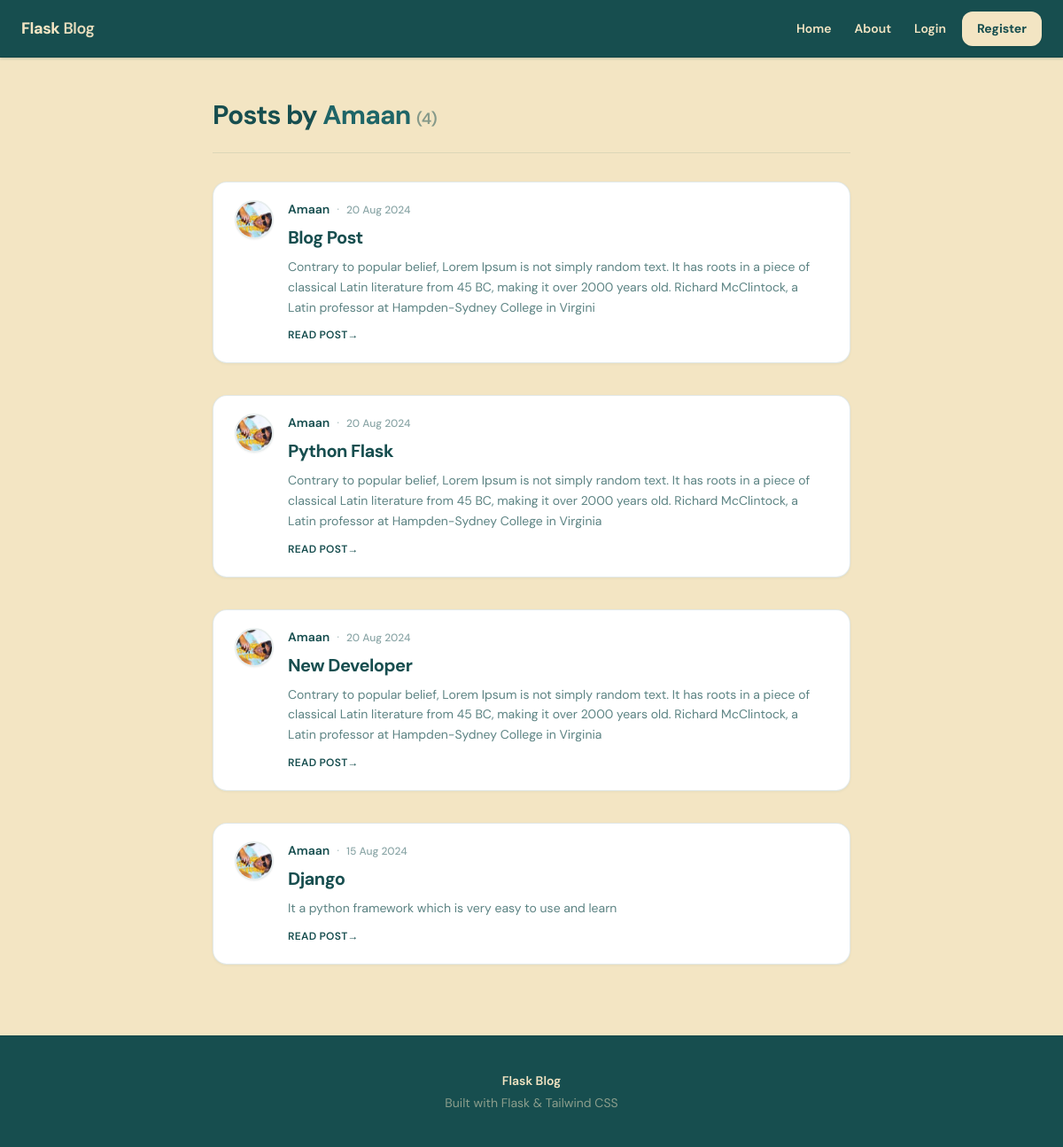
The app's page /user/Amaan , older data.
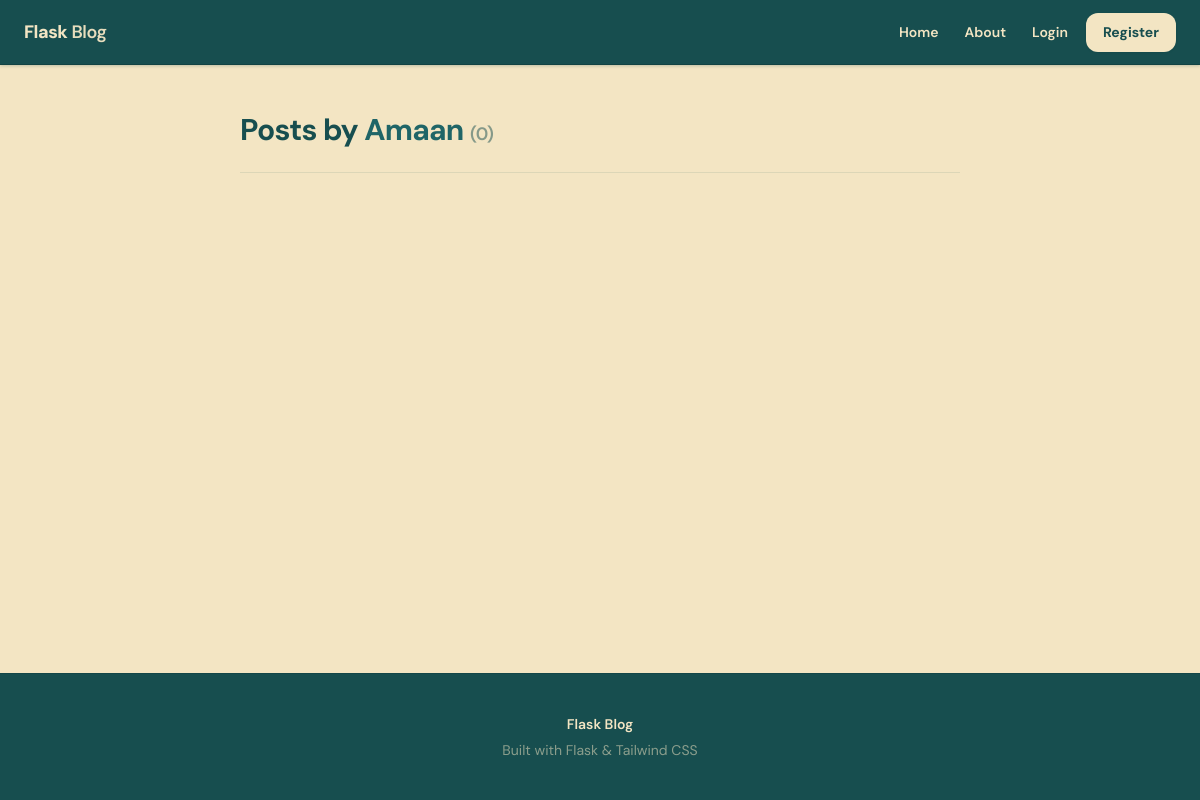
The same page, newer data.
### flaskblog/models.py (models this page shows, shortened)
class User(db.Model, UserMixin):
    id = db.Column(db.Integer, primary_key=True)
    username = db.Column(db.String(20), unique=True, nullable=False)
    email = db.Column(db.String(120), unique=True, nullable=False)
    image_file = db.Column(db.String(20), nullable=False, default='default.jpg')
    password = db.Column(db.String(60), nullable=False)
    posts = db.relationship('Post', backref='author', lazy=True)

class Post(db.Model):
    id = db.Column(db.Integer, primary_key=True)
    title = db.Column(db.String(100), nullable=False)
    date_posted = db.Column(db.DateTime, nullable=False, default=datetime.utcnow)
    content = db.Column(db.Text, nullable=False)
    user_id = db.Column(db.Integer, db.ForeignKey('user.id'), nullable=False)

### flaskblog/user/routes.py (the view)
@users.route("/user/<string:username>")
def user_posts(username):
    page = request.args.get('page', 1, type=int)
    user = User.query.filter_by(username=username).first_or_404()
    posts = Post.query.filter_by(author=user)\
        .order_by(Post.date_posted.desc())\
        .paginate(page=page, per_page=5)
    return render_template('user_posts.html', posts=posts, user=user)

### flaskblog/templates/user_posts.html (shortened to what this page needs)
{% extends "layout.html" %}
{% block content %}
	<header class="mb-8 border-b border-forest/10 pb-6">
		<h1 class="text-2xl font-bold tracking-tight text-forest sm:text-3xl">
			Posts by <span class="text-forest-light">{{ user.username }}</span>
			<span class="text-lg font-semibold text-forest/50">({{ posts.total }})</span>
		</h1>
	</header>
	<div class="flex flex-col gap-5">
		{% for post in posts.items %}
			<article class="overflow-hidden rounded-2xl border border-forest/10 bg-white p-5 shadow-sm ring-1 ring-black/[0.03] transition hover:border-forest/20 hover:shadow-md sm:p-6">
				<div class="flex gap-4">
					<a href="{{ url_for('users.user_posts', username=post.author.username) }}" class="shrink-0 self-start">
						<img class="h-11 w-11 rounded-full border-2 border-forest/10 object-cover shadow-sm" src="{{ url_for('static', filename='profile_pics/' + post.author.image_file) }}" alt="">
					</a>
					<div class="min-w-0 flex-1">
						<div class="flex flex-wrap items-baseline gap-x-2 gap-y-0.5 text-sm">
							<a class="font-semibold text-forest hover:text-forest-light hover:underline" href="{{ url_for('users.user_posts', username=post.author.username) }}">{{ post.author.username }}</a>
							<span class="text-forest/35" aria-hidden="true">·</span>
							<time class="text-xs font-medium tabular-nums text-forest/50">{{ post.date_posted.strftime('%d %b %Y') }}</time>
						</div>
						<h2 class="mt-2 text-lg font-bold leading-snug tracking-tight text-forest sm:text-xl">
							<a class="hover:text-forest-light" href="{{ url_for('posts.post', post_id=post.id) }}">{{ post.title }}</a>
						</h2>
						<p class="mt-2 line-clamp-4 text-sm leading-relaxed text-forest/70">{{ post.content }}</p>
						<a href="{{ url_for('posts.post', post_id=post.id) }}" class="mt-3 inline-flex text-xs font-semibold uppercase tracking-wide text-forest hover:text-forest-light">Read post <span aria-hidden="true">→</span></a>
					</div>
				</div>
			</article>
		{% endfor %}
	</div>
{% endblock content %}

### flaskblog/templates/layout.html (shortened to what this page needs)
<!DOCTYPE html>
<html lang="en" class="h-full">
<head>
	<link href="https://cdnjs.cloudflare.com/ajax/libs/font-awesome/6.5.1/css/all.min.css" rel="stylesheet">
	<link rel="stylesheet" type="text/css" href="{{ url_for('static', filename='main.css') }}?v={{ config.ASSET_VERSION }}">
</head>
<body class="fb-ui flex min-h-screen flex-col bg-[#F3E5C3]">
	<header class="app-header fixed inset-x-0 top-0 z-50">
		<div class="max-w-7xl mx-auto px-4 md:px-6 flex items-center justify-between h-16">
			<a href="{{ url_for('main.home') }}" class="app-header-brand text-base tracking-tight sm:text-lg">
				<span>Flask</span><span class="ml-1 font-semibold opacity-95">Blog</span>
			</a>
			<nav class="hidden items-center gap-0.5 md:flex" aria-label="Main">
				<a href="{{ url_for('main.home') }}" class="app-header-link">Home</a>
				<a href="{{ url_for('main.about') }}" class="app-header-link">About</a>
				{% if current_user.is_authenticated %}
					<a href="{{ url_for('posts.new_post') }}" class="app-header-link">New Post</a>
					<a href="{{ url_for('users.account') }}" class="app-header-link">Account</a>
					<a href="{{ url_for('users.logout') }}" class="app-header-link">Logout</a>
				{% else %}
					<a href="{{ url_for('users.login') }}" class="app-header-link">Login</a>
					<a href="{{ url_for('users.register') }}" class="app-header-cta">Register</a>
				{% endif %}
			</nav>
		</div>
	</header>
	<main class="fb-main mx-auto w-full max-w-7xl flex-1 px-4 pb-16 pt-24 sm:px-6 sm:pt-28 animate-fade-in bg-transparent">
		{% block content %}{% endblock %}
	</main>
	<footer class="fb-footer mt-auto border-t border-forest/15 bg-forest py-10 text-center text-sm text-vanilla/85">
		<p class="font-semibold text-vanilla">Flask Blog</p>
		<p class="fb-muted mt-1 text-vanilla/70">Built with Flask &amp; Tailwind CSS</p>
	</footer>
</body>
</html>

### flaskblog/static/main.css (style rules this page uses)
html, :host { line-height: 1.5; -webkit-text-size-adjust: 100%; -moz-tab-size: 4; -o-tab-size: 4; tab-size: 4; font-family: DM Sans, ui-sans-serif, system-ui, sans-serif; font-feature-settings: normal; font-variation-settings: normal; -webkit-tap-highlight-color: transparent; }
body { margin: 0; line-height: inherit; }
h1, h2, h3, h4, h5, h6 { font-size: inherit; font-weight: inherit; }
a { color: inherit; text-decoration: inherit; }
blockquote, dl, dd, h1, h2, h3, h4, h5, h6, hr, figure, p, pre { margin: 0; }
html { scroll-behavior: smooth; }
body { font-family: DM Sans, ui-sans-serif, system-ui, sans-serif; --tw-text-opacity: 1; color: rgb(23 78 79 / var(--tw-text-opacity, 1)); -webkit-font-smoothing: antialiased; -moz-osx-font-smoothing: grayscale; }
.fixed { position: fixed; }
.inset-x-0 { left: 0px; right: 0px; }
.top-0 { top: 0px; }
.z-50 { z-index: 50; }
.mx-auto { margin-left: auto; margin-right: auto; }
.mb-8 { margin-bottom: 2rem; }
.ml-1 { margin-left: 0.25rem; }
.mt-1 { margin-top: 0.25rem; }
.mt-auto { margin-top: auto; }
.flex { display: flex; }
.hidden { display: none; }
.h-full { height: 100%; }
.h-16 { height: 4rem; }
.min-h-screen { min-height: 100vh; }
.w-full { width: 100%; }
.max-w-7xl { max-width: 80rem; }
.flex-1 { flex: 1 1 0%; }
.animate-fade-in { animation: fadeIn 0.5s ease-out; }
.flex-col { flex-direction: column; }
.items-center { align-items: center; }
.justify-between { justify-content: space-between; }
.gap-0\.5 { gap: 0.125rem; }
.border-b { border-bottom-width: 1px; }
.border-t { border-top-width: 1px; }
.border-forest\/10 { border-color: rgb(23 78 79 / 0.1); }
.border-forest\/15 { border-color: rgb(23 78 79 / 0.15); }
.bg-forest { --tw-bg-opacity: 1; background-color: rgb(23 78 79 / var(--tw-bg-opacity, 1)); }
.bg-transparent { background-color: transparent; }
.bg-\[\#F3E5C3\] { --tw-bg-opacity: 1; background-color: rgb(243 229 195 / var(--tw-bg-opacity, 1)); }
.px-4 { padding-left: 1rem; padding-right: 1rem; }
.py-10 { padding-top: 2.5rem; padding-bottom: 2.5rem; }
.pb-16 { padding-bottom: 4rem; }
.pb-6 { padding-bottom: 1.5rem; }
.pt-24 { padding-top: 6rem; }
.text-center { text-align: center; }
.text-2xl { font-size: 1.5rem; line-height: 2rem; }
.text-base { font-size: 1rem; line-height: 1.5rem; }
.text-lg { font-size: 1.125rem; line-height: 1.75rem; }
.text-sm { font-size: 0.875rem; line-height: 1.25rem; }
.font-bold { font-weight: 700; }
.font-semibold { font-weight: 600; }
.tracking-tight { letter-spacing: -0.025em; }
.text-forest { --tw-text-opacity: 1; color: rgb(23 78 79 / var(--tw-text-opacity, 1)); }
.text-forest-light { --tw-text-opacity: 1; color: rgb(31 101 103 / var(--tw-text-opacity, 1)); }
.text-forest\/50 { color: rgb(23 78 79 / 0.5); }
.text-vanilla { --tw-text-opacity: 1; color: rgb(243 229 195 / var(--tw-text-opacity, 1)); }
.text-vanilla\/70 { color: rgb(243 229 195 / 0.7); }
.text-vanilla\/85 { color: rgb(243 229 195 / 0.85); }
.opacity-95 { opacity: 0.95; }
.app-header { background-color: #174e4f; color: #f3e5c3; border-bottom: 1px solid rgba(15, 56, 57, 0.5); box-shadow: 0 1px 3px rgba(23, 78, 79, 0.25); }
.app-header a { text-decoration: none; }
.app-header-brand { color: #f3e5c3; font-weight: 800; }
.app-header-link { display: inline-flex; align-items: center; border-radius: 0.5rem; padding: 0.5rem 0.75rem; font-size: 0.875rem; font-weight: 600; color: #f3e5c3; transition: background-color 0.15s ease, color 0.15s ease; }
.app-header-cta { display: inline-flex; align-items: center; justify-content: center; margin-left: 0.25rem; border-radius: 0.75rem; padding: 0.5rem 1rem; font-size: 0.875rem; font-weight: 700; color: #174e4f !important; background-color: #f3e5c3; border: 1px solid rgba(243, 229, 195, 0.95); box-shadow: 0 1px 2px rgba(15, 56, 57, 0.15); transition: background-color 0.15s ease, color 0.15s ease; }
@media (min-width: 640px) { .sm\:px-6 { padding-left: 1.5rem; padding-right: 1.5rem; } }
@media (min-width: 640px) { .sm\:pt-28 { padding-top: 7rem; } }
@media (min-width: 640px) { .sm\:text-3xl { font-size: 1.875rem; line-height: 2.25rem; } }
@media (min-width: 640px) { .sm\:text-lg { font-size: 1.125rem; line-height: 1.75rem; } }
@media (min-width: 768px) { .md\:flex { display: flex; } }
@media (min-width: 768px) { .md\:px-6 { padding-left: 1.5rem; padding-right: 1.5rem; } }

Row changes from the older to the newer data that the page shows:
removed Post: image_file (picture), author.username "Amaan", date_posted "20 Aug 2024", title "Blog Post", content "Contrary to popular belief, Lorem Ipsum is not simply random text. It has roots in a piece of classical Latin literature from 45 BC, making it over 2000 years old. Richard McClintock, a Latin professor at Hampden-Sydney College in Virgini"
removed Post: image_file (picture), author.username "Amaan", date_posted "20 Aug 2024", title "Python Flask", content "Contrary to popular belief, Lorem Ipsum is not simply random text. It has roots in a piece of classical Latin literature from 45 BC, making it over 2000 years old. Richard McClintock, a Latin professor at Hampden-Sydney College in Virginia"
removed Post: image_file (picture), author.username "Amaan", date_posted "20 Aug 2024", title "New Developer", content "Contrary to popular belief, Lorem Ipsum is not simply random text. It has roots in a piece of classical Latin literature from 45 BC, making it over 2000 years old. Richard McClintock, a Latin professor at Hampden-Sydney College in Virginia"
removed Post: image_file (picture), author.username "Amaan", date_posted "15 Aug 2024", title "Django", content "It a python framework which is very easy to use and learn"
Text that changed along with them:
{{ posts.total }}: "4" → "0"
